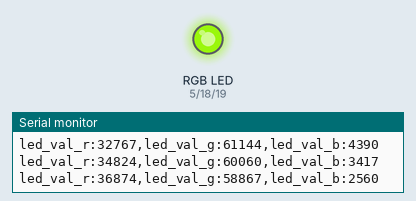
The sketch below on a simulated ESP32. Shown: an RGB LED mixed from three pins (HIGH = lit), the last lines printed to the serial monitor.

Above: at 0.05 s.
At 0.5 s:
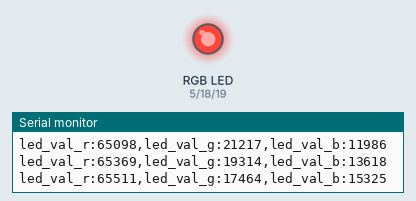
At 0.7 s:
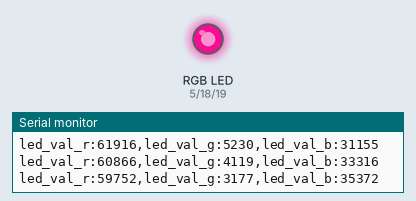
At 0.95 s:
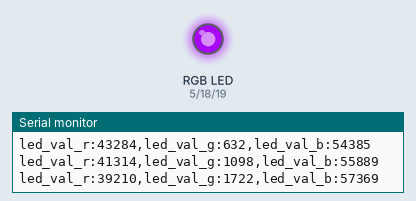
At 1.4 s:
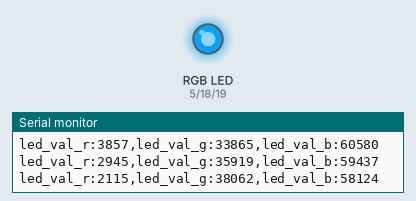
At 1.9 s:
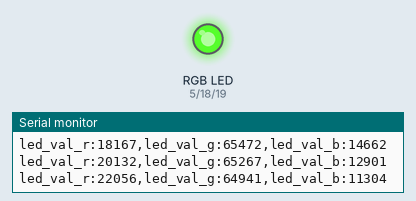
Timing chart, 0 to 4.6 s (numbered marks = the images above):
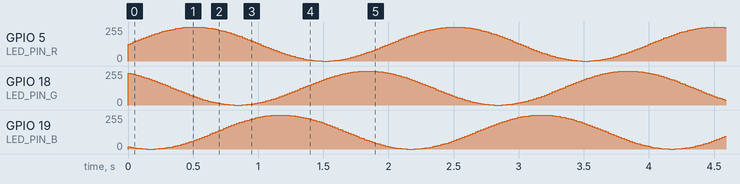

The sketch:

Week03_Homework01.ino
```cpp
#include <Arduino.h>

#define LED_PIN_R 5
#define LED_PIN_G 18
#define LED_PIN_B 19

#define LED_PWM_CHANNEL_R 0
#define LED_PWM_CHANNEL_G 1
#define LED_PWM_CHANNEL_B 2

#define LED_PWM_FREQ 2000
#define LED_PWM_WIDTH 16

#define LED_WAVE_LENGTH_MS 2000

const double LED_START_DEG_R = 0;
const double LED_START_DEG_G = LED_START_DEG_R + 120;
const double LED_START_DEG_B = LED_START_DEG_G + 120;

double degToRad(double deg) {
  return deg * M_PI / 180;
}

const uint16_t PWM_VAL_MAX = pow(2, LED_PWM_WIDTH);
uint16_t calculateLedVal(double deg) {
  return ((sin(degToRad(deg)) + 1) / 2) * PWM_VAL_MAX;
}

void setup() {
  Serial.begin(115200);

  pinMode(LED_PIN_R, OUTPUT);
  pinMode(LED_PIN_G, OUTPUT);
  pinMode(LED_PIN_B, OUTPUT);

  ledcSetup(LED_PWM_CHANNEL_R, LED_PWM_FREQ, LED_PWM_WIDTH);
  ledcAttachPin(LED_PIN_R, LED_PWM_CHANNEL_R);

  ledcSetup(LED_PWM_CHANNEL_G, LED_PWM_FREQ, LED_PWM_WIDTH);
  ledcAttachPin(LED_PIN_G, LED_PWM_CHANNEL_G);

  ledcSetup(LED_PWM_CHANNEL_B, LED_PWM_FREQ, LED_PWM_WIDTH);
  ledcAttachPin(LED_PIN_B, LED_PWM_CHANNEL_B);
}

void loop() {
  double time_deg = (millis() % LED_WAVE_LENGTH_MS) / (double)LED_WAVE_LENGTH_MS * 360.0;
  uint16_t led_val_r = calculateLedVal(time_deg + LED_START_DEG_R);
  uint16_t led_val_g = calculateLedVal(time_deg + LED_START_DEG_G);
  uint16_t led_val_b = calculateLedVal(time_deg + LED_START_DEG_B);

  ledcWrite(LED_PWM_CHANNEL_R, led_val_r);
  ledcWrite(LED_PWM_CHANNEL_G, led_val_g);
  ledcWrite(LED_PWM_CHANNEL_B, led_val_b);

  Serial.print("led_val_r:");
  Serial.print(led_val_r);
  Serial.print(",");
  Serial.print("led_val_g:");
  Serial.print(led_val_g);
  Serial.print(",");
  Serial.print("led_val_b:");
  Serial.print(led_val_b);
  Serial.println();

  delay(20);
}
```
